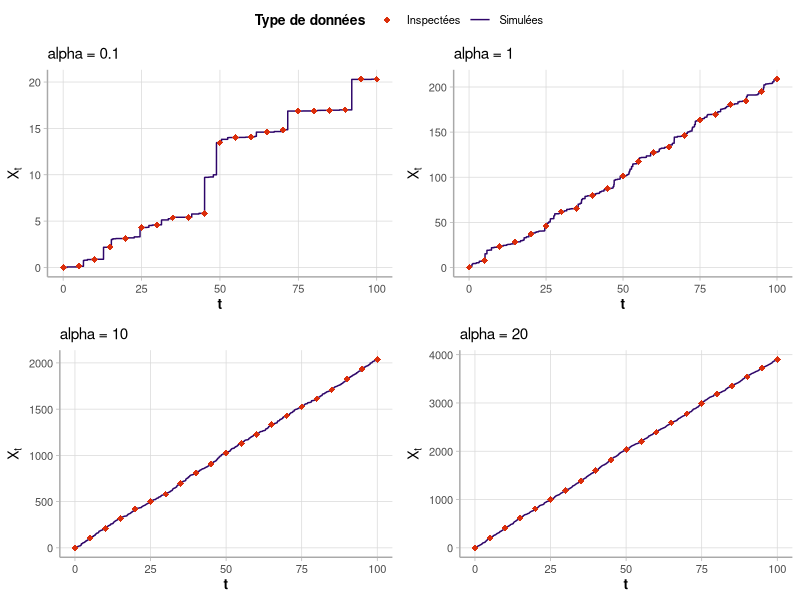
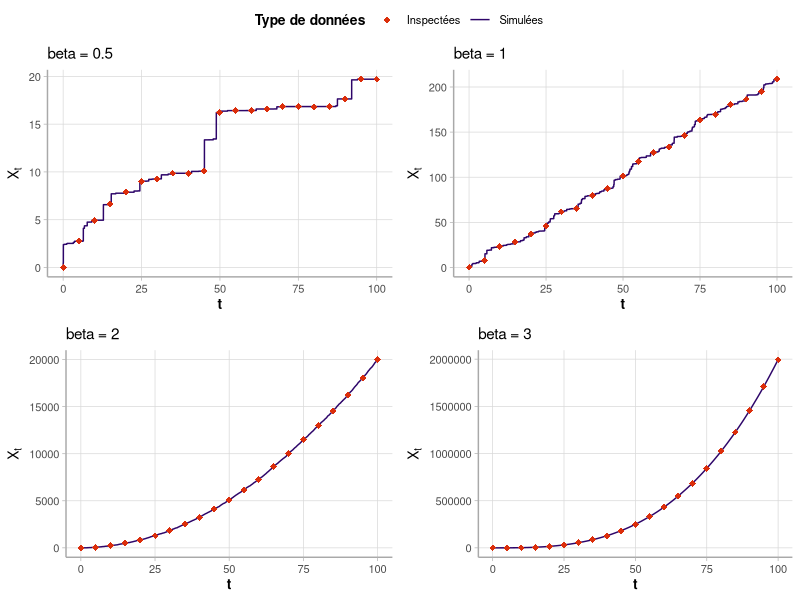
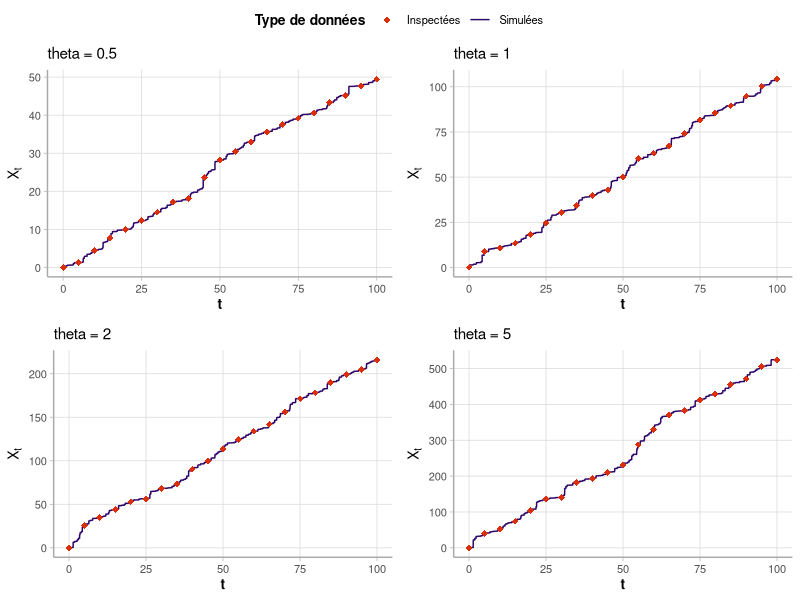

R code for these plots, in order:
## ---- chunk 1
# Packages nécessaires
library(ggplot2)
library(ggpubr)
library(GGally)
## ---- chunk 2
# Fonction pour simuler un processus gamma
simulations <- function(horizon = 100, dt_sim = 0.01, dt_insp = 5, alpha, beta, theta){
  # Simulations du processus continu, avec un pas de simulation dt_sim
  grille_sim <- seq(0, horizon, by = dt_sim)
  a <- function(t) {alpha*t^beta}  # val de a(t)
  shape <- diff(a(grille_sim))     # a(t) - a(s)
  increments <- rgamma(length(shape), shape=shape, scale=theta)
  X_sim <- c(0, cumsum(increments))
  # Calcul des inspections, avec un pas d'inspection dt_insp
  grille_insp <- seq(0, horizon, by = dt_insp)
  n <- dt_insp / dt_sim
  X_insp <- X_sim[seq(1, length(X_sim), by = n)]
  # Résultats
  list(
    grille_sim = grille_sim, X_sim = X_sim,     # Résultats simulés
    grille_insp = grille_insp, X_insp = X_insp  # Résultats inspectés
  )
}

# Fonction graphique d'un processus
plot_simulations <- function(simulations, subtitle = "") {
  ggplot() +
    geom_line(
      aes(x = simulations$grille_sim, y = simulations$X_sim, col = "Simulées")
      ) + 
    geom_point(
      aes(x = simulations$grille_insp, y = simulations$X_insp, col = "Inspectées"),
      shape = 18, size = 2
      ) +
    scale_color_manual(
      name = "Type de données",
      values = c("Simulées" = "#2d0569", "Inspectées" = "#db2e0b"),
    ) +
    labs(x = "t", y = expression(X[t]), subtitle = subtitle) +
    theme_light() +
    theme(
      axis.title = element_text(size = 10, face = "bold"),
      axis.text = element_text(size = 8),
      panel.border = element_blank(),
      axis.line = element_line(colour = "darkgrey"),
      panel.grid.minor = element_blank(),
      panel.grid.major = element_line(color = "grey85"),
      legend.title = element_text(size = 10, face = "bold"),
      legend.text = element_text(size = 8),
      legend.position = "right"
    )
}
## ---- chunk 3
# Seed pour la reproductibilité
set.seed(1)

# Paramètres de simulations
dt_sim <- 0.01
dt_insp <- 5
beta <- 1
theta <- 2
# Valeurs de alpha
list_alpha <- c(.1, 1, 10, 20)

# Simulations selon les valeurs de alpha de list_alpha et les paramètres fixés
sim1 <- simulations(
  dt_sim = dt_sim, dt_insp = dt_insp, alpha = list_alpha[1], beta = beta, theta = theta
)
plot_sim1 <- plot_simulations(
  sim1, subtitle = paste(expression(alpha), "=", list_alpha[1])
)
sim2 <- simulations(
  dt_sim = dt_sim, dt_insp = dt_insp, alpha = list_alpha[2], beta = beta, theta = theta
)
plot_sim2 <- plot_simulations(
  sim2, subtitle = paste(expression(alpha), "=", list_alpha[2])
)
sim3 <- simulations(
  dt_sim = dt_sim, dt_insp = dt_insp, alpha = list_alpha[3], beta = beta, theta = theta
)
plot_sim3 <- plot_simulations(
  sim3, subtitle = paste(expression(alpha), "=", list_alpha[3])
)
sim4 <- simulations(
  dt_sim = dt_sim, dt_insp = dt_insp, alpha = list_alpha[4], beta = beta, theta = theta
)
plot_sim4 <- plot_simulations(
  sim4, subtitle = paste(expression(alpha), "=", list_alpha[4])
)

ggarrange(plot_sim1, plot_sim2, plot_sim3, plot_sim4, common.legend = TRUE)
## ---- chunk 4
# Seed pour la reproductibilité
set.seed(1)

# Paramètres de simulations
dt_sim <- 0.01
dt_insp <- 5
alpha <- 1
theta <- 2
# Valeurs de beta
list_beta <- c(0.5, 1, 2, 3)

# Simulations selon les valeurs de alpha de list_beta et les paramètres fixés
sim1 <- simulations(
  dt_sim = dt_sim, dt_insp = dt_insp, alpha = alpha, beta = list_beta[1], theta = theta
)
plot_sim1 <- plot_simulations(
  sim1, subtitle = paste(expression(beta), "=", list_beta[1])
)
sim2 <- simulations(
  dt_sim = dt_sim, dt_insp = dt_insp, alpha = alpha, beta = list_beta[2], theta = theta
)
plot_sim2 <- plot_simulations(
  sim2, subtitle = paste(expression(beta), "=", list_beta[2])
)
sim3 <- simulations(
  dt_sim = dt_sim, dt_insp = dt_insp, alpha = alpha, beta = list_beta[3], theta = theta
)
plot_sim3 <- plot_simulations(
  sim3, subtitle = paste(expression(beta), "=", list_beta[3])
)
sim4 <- simulations(
  dt_sim = dt_sim, dt_insp = dt_insp, alpha = alpha, beta = list_beta[4], theta = theta
)
plot_sim4 <- plot_simulations(
  sim4, subtitle = paste(expression(beta), "=", list_beta[4])
)

ggarrange(plot_sim1, plot_sim2, plot_sim3, plot_sim4, common.legend = TRUE)
## ---- chunk 5
# Seed pour la reproductibilité
set.seed(1)

# Paramètres de simulations
dt_sim <- 0.01
dt_insp <- 5
alpha <- 1
beta <- 1
# Valeurs de theta
list_theta <- c(0.5, 1, 2, 5)

# Simulations selon les valeurs de alpha de list_beta et les paramètres fixés
sim1 <- simulations(
  dt_sim = dt_sim, dt_insp = dt_insp, alpha = alpha, beta = beta, theta = list_theta[1]
)
plot_sim1 <- plot_simulations(
  sim1, subtitle = paste(expression(theta), "=", list_theta[1])
)
sim2 <- simulations(
  dt_sim = dt_sim, dt_insp = dt_insp, alpha = alpha, beta = beta, theta = list_theta[2]
)
plot_sim2 <- plot_simulations(
  sim2, subtitle = paste(expression(theta), "=", list_theta[2])
)
sim3 <- simulations(
  dt_sim = dt_sim, dt_insp = dt_insp, alpha = alpha, beta = beta, theta = list_theta[3]
)
plot_sim3 <- plot_simulations(
  sim3, subtitle = paste(expression(theta), "=", list_theta[3])
)
sim4 <- simulations(
  dt_sim = dt_sim, dt_insp = dt_insp, alpha = alpha, beta = beta, theta = list_theta[4]
)
plot_sim4 <- plot_simulations(
  sim4, subtitle = paste(expression(theta), "=", list_theta[4])
)

ggarrange(plot_sim1, plot_sim2, plot_sim3, plot_sim4, common.legend = TRUE)
